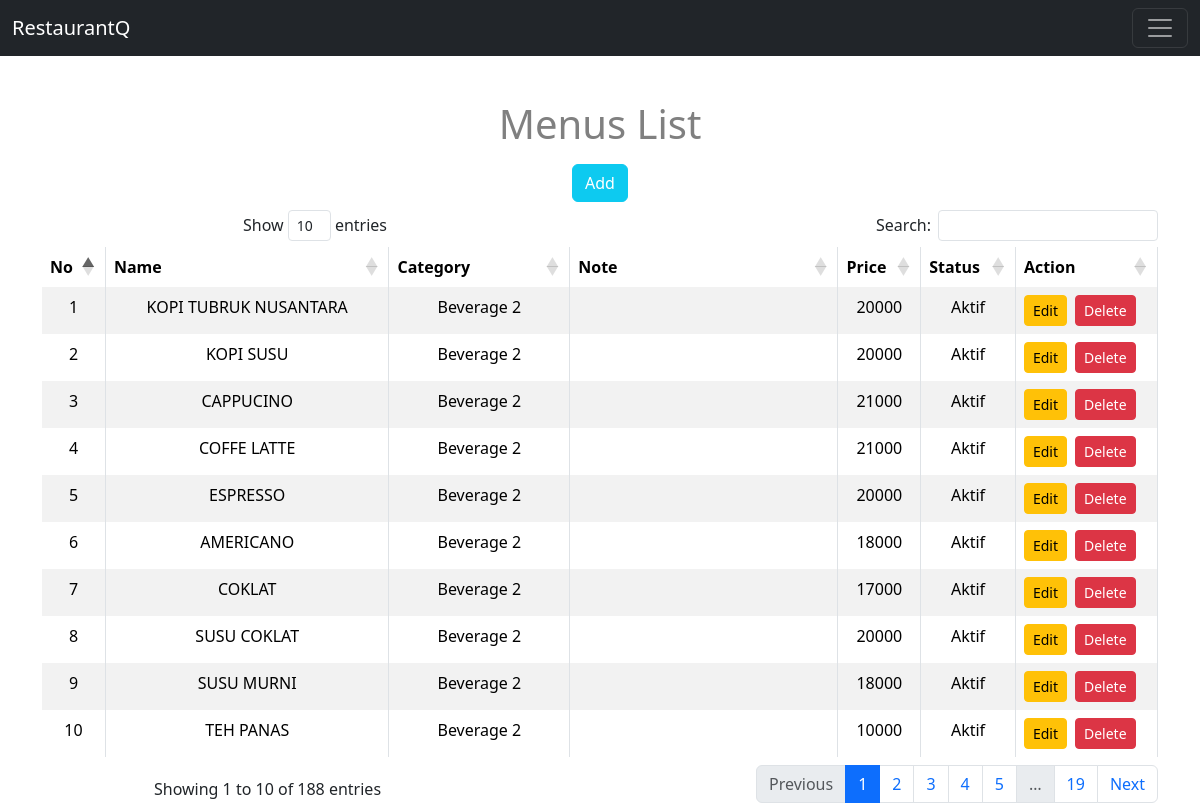
The app's page /menus/index.php with its own data.
### tables this page shows
CREATE TABLE `menus` (
  `id` int(10) UNSIGNED NOT NULL,
  `category_id` int(10) UNSIGNED NOT NULL,
  `name` varchar(100) NOT NULL,
  `note` varchar(255) NOT NULL,
  `price` double NOT NULL,
  `status` varchar(45) NOT NULL
);

CREATE TABLE `categories` (
  `id` int(10) UNSIGNED NOT NULL,
  `name` varchar(100) NOT NULL,
  `note` varchar(255) NOT NULL
);

### menus/index.php (the view, shortened to what this page needs)
<?php
include ("../layout/header.php");
$sql = "SELECT menus.*, categories.name AS category_name FROM menus LEFT JOIN categories ON menus.category_id = categories.id ORDER BY menus.id";
$query = mysqli_query($db, $sql);
?>
<h1 style="color:grey;" class="text-center">Menus List</h1>
<a href="form.php" class="btn btn-info my-2" style="color: white;">Add</a>
<table id="my-datatables" class="table  table-striped table-bordered">
  <thead>
    <tr>
      <th>No</th>
      <th>Name</th>
      <th>Category</th>
      <th>Note</th>
      <th>Price</th>
      <th>Status</th>
      <th>Action</th>
    </tr>
  </thead>
  <tbody>
    <?php
    $i = 1;
    while($menus = mysqli_fetch_array($query)) {
    ?>
    <tr>
      <td><?= $i; ?></td>
      <td><?= $menus["name"]; ?></td>
      <td><?= $menus["category_name"]; ?></td>
      <td><?= $menus["note"]; ?></td>
      <td><?= $menus["price"]; ?></td>
      <td><?= $menus["status"]; ?></td>
      <td>
        <div class="d-flex">
          <a href="form.php?id=<?= $menus["id"]; ?>" class="btn btn-sm btn-warning me-2">Edit</a>
          <form action="delete-process.php" method="post">
            <button type="submit" name="delete" onclick="return confirm('Anda yakin menghapus data ini?');" class="btn btn-danger btn-sm">Delete</button>
          </form>
        </div>
      </td>
    </tr>
    <?php
    $i++;
    }?>
  </tbody>
</table>
<?php
include ("../layout/footer.php");
?>

### layout/header.php (shortened to what this page needs)
<!DOCTYPE html>
<html lang="en">
<head>
    <link href="https://cdn.jsdelivr.net/npm/bootstrap@5.3.3/dist/css/bootstrap.min.css" rel="stylesheet">
    <link rel="stylesheet" type="text/css" href="https://cdn.datatables.net/1.10.19/css/dataTables.bootstrap4.min.css">
  </head>
<body>
<nav class="navbar navbar-dark bg-dark fixed-top">
  <div class="container-fluid">
    <a class="navbar-brand" href="#">RestaurantQ</a>
    <button class="navbar-toggler" type="button" data-bs-toggle="offcanvas" data-bs-target="#offcanvasDarkNavbar" aria-controls="offcanvasDarkNavbar" aria-label="Toggle navigation">
      <span class="navbar-toggler-icon"></span>
    </button>
  </div>
</nav>
<div class="container text-center" style="margin-top:100px">

### layout/footer.php (shortened to what this page needs)
</div>
</body>
</html>

### records on screen
menus: name "KOPI TUBRUK NUSANTARA", category.name "Beverage 2", price "20000", status "Aktif"
menus: name "KOPI SUSU", category.name "Beverage 2", price "20000", status "Aktif"
menus: name "CAPPUCINO", category.name "Beverage 2", price "21000", status "Aktif"
menus: name "COFFE LATTE", category.name "Beverage 2", price "21000", status "Aktif"
menus: name "ESPRESSO", category.name "Beverage 2", price "20000", status "Aktif"
menus: name "AMERICANO", category.name "Beverage 2", price "18000", status "Aktif"
menus: name "COKLAT", category.name "Beverage 2", price "17000", status "Aktif"
menus: name "SUSU COKLAT", category.name "Beverage 2", price "20000", status "Aktif"
menus: name "SUSU MURNI", category.name "Beverage 2", price "18000", status "Aktif"
menus: name "TEH PANAS", category.name "Beverage 2", price "10000", status "Aktif"
